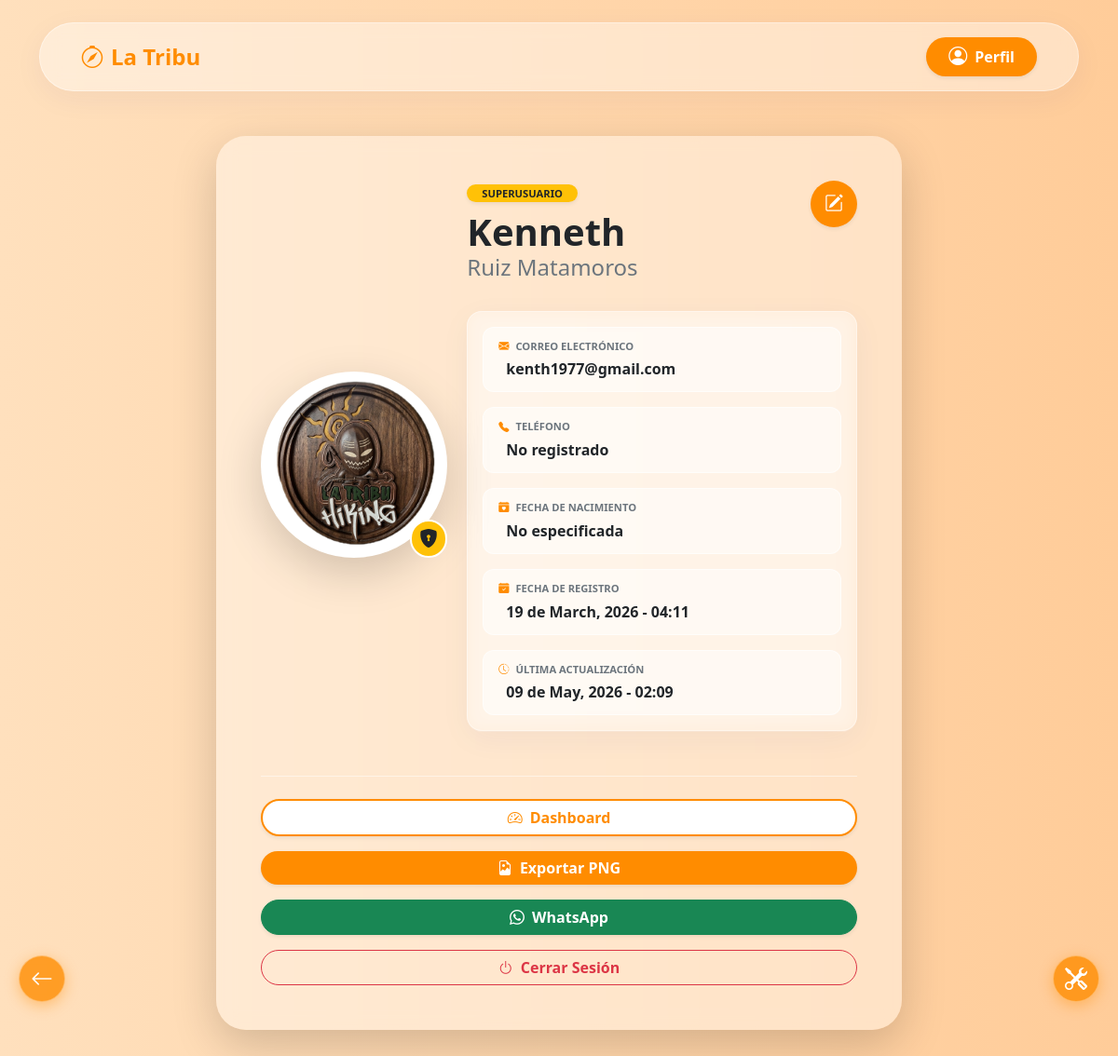
The app's page /profile (signed in) with its own data.
### models.py (models this page shows)
class User(db.Model):
    id = db.Column(db.Integer, primary_key=True)
    role = db.Column(db.String(20), default='Usuario')
    weight = db.Column(db.Integer, default=1)
    avatar = db.Column(db.String(255), default='default.png')
    name = db.Column(db.String(100), nullable=False)
    last_name_1 = db.Column(db.String(100), nullable=False)
    last_name_2 = db.Column(db.String(100), nullable=False)
    email = db.Column(db.String(120), unique=True, nullable=False)
    phone_code = db.Column(db.String(10))
    phone = db.Column(db.String(20))
    dob = db.Column(db.Date)
    password_hash = db.Column(db.String(255), nullable=False)
    status = db.Column(db.String(20), default='Activo')
    whatsapp = db.Column(db.String(20))
    facebook = db.Column(db.String(255))
    instagram = db.Column(db.String(255))
    address = db.Column(db.String(255))
    institution = db.Column(db.String(200))
    other_info = db.Column(db.Text)
    created_at = db.Column(db.DateTime, default=datetime.utcnow)
    updated_at = db.Column(db.DateTime, default=datetime.utcnow, onupdate=datetime.utcnow)

### routes.py (the view)
@bp.route('/profile')
def profile():
    if 'user_id' not in session:
        return redirect(url_for('main.home'))
    user = User.query.get(session['user_id'])
    if not user:
        session.clear()
        return redirect(url_for('main.home'))
    return render_template('perfil.html', user=user)

### templates/perfil.html (shortened to what this page needs)
{% extends "base.html" %}
{% block content %}
{% set avatar_file = user.avatar or 'default.png' %}
{% if avatar_file != 'default.png' and not avatar_file.startswith('uploads/') %}
    {% set avatar_file = 'uploads/' + avatar_file %}
{% endif %}
<div class="row justify-content-center animate__animated animate__fadeIn">
    <div class="col-lg-10 col-xl-8">
        <div class="glass-panel rounded-5 p-4 p-md-5 mb-4 position-relative overflow-hidden border-0 shadow-lg">
            <div class="row align-items-center">
                <div class="col-md-4 text-center mb-4 mb-md-0">
                    <div class="position-relative d-inline-block">
                        <div class="rounded-circle shadow-lg border border-4 border-white overflow-hidden" style="width: 200px; height: 200px; background-color: #fff;">
                            <img id="mainProfileAvatar" src="{{ url_for('static', filename=avatar_file) }}?v={{ user.updated_at.timestamp() if user.updated_at else '1' }}"
                                 onerror="this.src='{{ url_for('static', filename='default.png') }}'"
                                 style="width: 100%; height: 100%; object-fit: cover; transition: transform 0.2s ease;">
                        </div>
                        {% if user.role == 'Superusuario' %}
                        <span class="position-absolute bottom-0 end-0 badge rounded-pill bg-warning p-2 border border-2 border-white text-dark" title="Superusuario">
                            <i class="bi bi-shield-lock-fill fs-5"></i>
                        </span>
                        {% else %}
                        <span class="position-absolute bottom-0 end-0 badge rounded-pill bg-orange p-2 border border-2 border-white">
                            <i class="bi bi-patch-check-fill fs-5"></i>
                        </span>
                        {% endif %}
                    </div>
                </div>
                <div class="col-md-8">
                    <div class="d-flex flex-column flex-sm-row justify-content-between align-items-center align-items-sm-start mb-4 text-center text-sm-start">
                        <div class="mb-3 mb-sm-0 w-100">
                            {% if user.role == 'Superusuario' %}
                                <span class="badge bg-warning text-dark rounded-pill px-3 mb-2 text-uppercase fw-bold shadow-sm" style="font-size: 0.7rem;">{{ user.role }}</span>
                            {% else %}
                                <span class="badge bg-dark rounded-pill px-3 mb-2 text-uppercase tracking-wider" style="font-size: 0.7rem;">{{ user.role }}</span>
                            {% endif %}
                            <h1 id="mainProfileName" class="fw-bold text-dark mb-0 display-6 text-break">{{ user.name }}</h1>
                            <h3 id="mainProfileLastName" class="text-secondary fw-light text-break fs-4">{{ user.last_name_1 }} {{ user.last_name_2 }}</h3>
                        </div>
                        {% if session.get('user_id') == user.id %}
                        <button class="btn btn-orange rounded-circle shadow-sm flex-shrink-0 d-flex align-items-center justify-content-center p-0" style="width: 50px; height: 50px;" data-bs-toggle="modal" data-bs-target="#editProfileModal" title="Editar mi perfil">
                            <i class="bi bi-pencil-square fs-5 m-0"></i>
                        </button>
                        {% endif %}
                    </div>
                    <div class="glass-panel rounded-4 p-3 bg-white bg-opacity-25 mb-4">
                        <div class="d-flex flex-column gap-3 text-start w-100">
                            <div class="info-item w-100">
                                <label class="text-uppercase text-secondary fw-bold mb-1 d-block" style="font-size: 0.7rem;"><i class="bi bi-envelope-fill text-orange me-1"></i> Correo Electrónico</label>
                                <div id="mainProfileEmail" class="fw-semibold text-break fs-6 ps-2 text-dark">{{ user.email }}</div>
                            </div>
                            <div class="info-item w-100">
                                <label class="text-uppercase text-secondary fw-bold mb-1 d-block" style="font-size: 0.7rem;"><i class="bi bi-telephone-fill text-orange me-1"></i> Teléfono</label>
                                <div id="mainProfilePhone" class="fw-semibold text-break fs-6 ps-2 text-dark">{{ user.phone_code or '' }} {{ user.phone or 'No registrado' }}</div>
                            </div>
                            <div class="info-item w-100">
                                <label class="text-uppercase text-secondary fw-bold mb-1 d-block" style="font-size: 0.7rem;"><i class="bi bi-calendar-heart-fill text-orange me-1"></i> Fecha de Nacimiento</label>
                                <div class="fw-semibold fs-6 ps-2 text-dark d-flex align-items-center flex-wrap gap-2">
                                    <span id="dob-display" data-dob="{{ user.dob.strftime('%Y-%m-%d') if user.dob else '' }}">
                                        {{ user.dob.strftime('%d/%m/%Y') if user.dob else 'No especificada' }}
                                    </span>
                                </div>
                            </div>
                            <div class="info-item w-100">
                                <label class="text-uppercase text-secondary fw-bold mb-1 d-block" style="font-size: 0.7rem;"><i class="bi bi-calendar-check-fill text-orange me-1"></i> Fecha de Registro</label>
                                <div class="fw-semibold text-break fs-6 ps-2 text-dark">{{ user.created_at.strftime('%d de %B, %Y - %H:%M') if user.created_at else 'No disponible' }}</div>
                            </div>
                            <div class="info-item w-100">
                                <label class="text-uppercase text-secondary fw-bold mb-1 d-block" style="font-size: 0.7rem;"><i class="bi bi-clock-history text-orange me-1"></i> Última Actualización</label>
                                <div class="fw-semibold text-break fs-6 ps-2 text-dark">{{ user.updated_at.strftime('%d de %B, %Y - %H:%M') if user.updated_at else 'No disponible' }}</div>
                            </div>
                        </div>
                    </div>
                </div>
            </div>
            <div class="mt-4 pt-4 border-top border-white border-opacity-50 d-flex flex-column flex-sm-row flex-wrap gap-3 justify-content-center justify-content-sm-start">
                {% if session.get('role') == 'Superusuario' %}
                <a href="/dashboard" class="btn bg-white rounded-pill px-4 shadow-sm fw-bold w-100 w-sm-auto" style="color: #ff8c00; border: 2px solid #ff8c00;">
                    <i class="bi bi-speedometer2 me-2"></i>Dashboard
                </a>
                {% endif %}
                <button class="btn btn-orange rounded-pill px-4 shadow-sm fw-bold w-100 w-sm-auto" onclick="window.print()">
                    <i class="bi bi-file-earmark-image me-2"></i>Exportar PNG
                </button>
                <button class="btn btn-success rounded-pill px-4 shadow-sm fw-bold w-100 w-sm-auto" onclick="shareToWhatsapp()">
                    <i class="bi bi-whatsapp me-2"></i>WhatsApp
                </button>
                {% if session.get('user_id') == user.id %}
                <a href="{{ url_for('main.logout') }}" class="btn btn-outline-danger rounded-pill px-4 ms-sm-auto fw-bold w-100 w-sm-auto mt-3 mt-sm-0">
                    <i class="bi bi-power me-2"></i>Cerrar Sesión
                </a>
                {% endif %}
            </div>
        </div>
    </div>
</div>
{% endblock %}

### templates/base.html (shortened to what this page needs)
<!DOCTYPE html>
<html lang="es" data-theme="light">
<head>
    <link rel="stylesheet" href="{{ url_for('static', filename='css/bootstrap.css') }}">
    <link rel="stylesheet" href="{{ url_for('static', filename='css/bootstrap-icons.css') }}">
    <link rel="stylesheet" href="{{ url_for('static', filename='css/global.css') }}">
    <link rel="stylesheet" href="{{ url_for('static', filename='main.css') }}">
    <link rel="stylesheet" href="{{ url_for('static', filename='css/base.css') }}">
</head>
<body>
    <div class="container mt-4">
        <nav class="navbar navbar-expand-lg d-none d-md-flex custom-navbar glass-panel rounded-pill">
            <div class="container-fluid">
                <a class="navbar-brand text-orange fw-bold fs-4 d-flex align-items-center gap-2" href="/">
                    <i class="bi bi-compass"></i> La Tribu
                </a>
                <div class="ms-auto d-flex align-items-center gap-3">
                    {% if session.get('user_id') %}
                        <a href="{{ url_for('main.profile') }}" class="btn btn-orange rounded-pill px-4 shadow-sm fw-bold d-flex align-items-center">
                            <i class="bi bi-person-circle me-2 fs-5"></i>Perfil
                        </a>
                    {% else %}
                        <button class="btn btn-orange rounded-pill px-4 shadow-sm fw-bold d-flex align-items-center" data-bs-toggle="modal" data-bs-target="#loginModal">
                            <i class="bi bi-box-arrow-in-right me-2 fs-5"></i> Ingresar
                        </button>
                    {% endif %}
                </div>
            </div>
        </nav>
    </div>
    <main class="container mt-2 mt-md-5 mb-5 pb-5 content-wrapper">
        {% block content %}
        {% endblock %}
    </main>
    {% if request.path != '/' %}
    <button id="btnBack" class="btn-global-back" onclick="if(document.referrer.includes(window.location.host) && window.history.length > 1) { window.history.back(); } else { window.location.href='/'; }" title="Volver Atrás">
        <i class="bi bi-arrow-left fs-4"></i>
    </button>
    {% endif %}
    {% if session.get('role') == 'Superusuario' %}
    <div class="dropdown dropup">
        <a href="#" class="btn-global-add dropdown-toggle" data-bs-toggle="dropdown" aria-expanded="false" title="Herramientas de Admin" style="text-decoration: none;">
            <i class="bi bi-tools fs-4"></i>
        </a>
    </div>
    {% endif %}
</body>
</html>

### static/css/global.css (style rules this page uses)
:root { --bg-dark: #1e1e1e; --bg-darker: #121212; --text-light: #f1f1f1; --primary-orange: #ff8c00; --primary-hover: #e07b00; --nav-mobile-height: 65px; }
.text-orange { color: var(--primary-orange) !important; }
a { color: var(--primary-orange); text-decoration: none; }
.custom-navbar { background-color: var(--bg-dark); border-bottom: 2px solid var(--primary-orange); }
.btn-global-back { position: fixed; bottom: calc(var(--nav-mobile-height) + 20px); left: 20px; width: 50px; height: 50px; border-radius: 50%; background-color: var(--primary-orange); color: white; border: none; box-shadow: 0 4px 6px rgba(0,0,0,0.3); z-index: 1020; display: flex; justify-content: center; align-items: center; cursor: pointer; }

### static/css/base.css (style rules this page uses)
body { background: linear-gradient(to right, #ffe0bd 0%, #ffcc99 100%); background-attachment: fixed; min-height: 100vh; display: flex; flex-direction: column; }
.glass-panel { background: rgba(255, 255, 255, 0.4); backdrop-filter: blur(10px); -webkit-backdrop-filter: blur(10px); border: 1px solid rgba(255, 255, 255, 0.4); box-shadow: 0 8px 32px 0 rgba(31, 38, 135, 0.05); }
.btn-orange { background-color: var(--primary-orange, #ff8c00); color: #fff; border: none; transition: all 0.3s ease; }
.custom-navbar { padding: 0.8rem 2rem; z-index: 1040; }
.btn-global-back { position: fixed; bottom: calc(var(--nav-mobile-height, 70px) + 85px); left: 20px; width: 50px; height: 50px; border-radius: 50%; background: rgba(255, 140, 0, 0.8); backdrop-filter: blur(5px); color: white; border: 1px solid rgba(255, 255, 255, 0.3); box-shadow: 0 4px 15px rgba(255, 140, 0, 0.4); z-index: 1045; display: flex; justify-content: center; align-items: center; cursor: pointer; transition: all 0.3s ease; }
.btn-global-add { position: fixed; bottom: calc(var(--nav-mobile-height, 70px) + 85px); right: 20px; width: 50px; height: 50px; border-radius: 50%; background: rgba(255, 140, 0, 0.8); backdrop-filter: blur(5px); color: white; border: 1px solid rgba(255, 255, 255, 0.3); box-shadow: 0 4px 15px rgba(255, 140, 0, 0.4); z-index: 1045; display: flex; justify-content: center; align-items: center; cursor: pointer; transition: all 0.3s ease; text-decoration: none; }

### templates/perfil.html (style rules this page uses)
.info-item { background: rgba(255, 255, 255, 0.5); border: 1px solid rgba(255, 255, 255, 0.6); border-radius: 12px; padding: 12px 16px; transition: transform 0.2s ease; }

### templates/base.html (style rules this page uses)
.btn-global-add.dropdown-toggle::after { display: none !important; }

### records on screen
User: avatar (picture), role "SUPERUSUARIO", name "Kenneth", last_name_1 "Ruiz", last_name_2 "Matamoros", email "kenth1977@gmail.com", phone "No registrado", dob "No especificada", created_at "19 de March, 2026 - 04:11", updated_at "09 de May, 2026 - 02:09"
